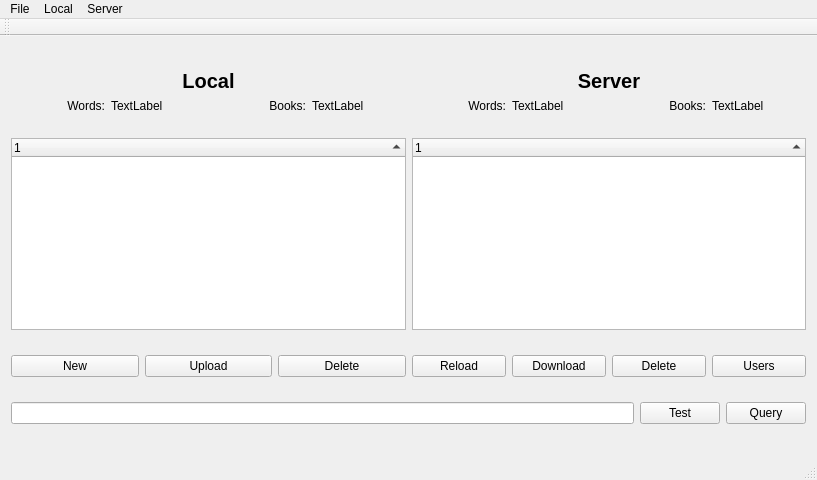
<?xml version="1.0" encoding="UTF-8"?>
<ui version="4.0">
 <class>MainWindow</class>
 <widget class="QMainWindow" name="MainWindow">
  <property name="geometry">
   <rect>
    <x>0</x>
    <y>0</y>
    <width>817</width>
    <height>480</height>
   </rect>
  </property>
  <property name="windowTitle">
   <string>MainWindow</string>
  </property>
  <widget class="QWidget" name="centralWidget">
   <layout class="QVBoxLayout" name="verticalLayout">
    <property name="spacing">
     <number>3</number>
    </property>
    <item>
     <layout class="QHBoxLayout" name="horizontalLayout_5">
      <item>
       <layout class="QGridLayout" name="gridLayout">
        <item row="0" column="0" colspan="4">
         <widget class="QLabel" name="label">
          <property name="sizePolicy">
           <sizepolicy hsizetype="Preferred" vsizetype="Fixed">
            <horstretch>0</horstretch>
            <verstretch>0</verstretch>
           </sizepolicy>
          </property>
          <property name="font">
           <font>
            <pointsize>15</pointsize>
            <weight>75</weight>
            <italic>false</italic>
            <bold>true</bold>
            <kerning>true</kerning>
           </font>
          </property>
          <property name="text">
           <string>Local</string>
          </property>
          <property name="alignment">
           <set>Qt::AlignCenter</set>
          </property>
         </widget>
        </item>
        <item row="1" column="1">
         <widget class="QLabel" name="labelLocalWords">
          <property name="sizePolicy">
           <sizepolicy hsizetype="Preferred" vsizetype="Fixed">
            <horstretch>0</horstretch>
            <verstretch>0</verstretch>
           </sizepolicy>
          </property>
          <property name="text">
           <string>TextLabel</string>
          </property>
         </widget>
        </item>
        <item row="1" column="3">
         <widget class="QLabel" name="labelLocalBooks">
          <property name="sizePolicy">
           <sizepolicy hsizetype="Preferred" vsizetype="Fixed">
            <horstretch>0</horstretch>
            <verstretch>0</verstretch>
           </sizepolicy>
          </property>
          <property name="text">
           <string>TextLabel</string>
          </property>
         </widget>
        </item>
        <item row="1" column="0">
         <widget class="QLabel" name="label_5">
          <property name="sizePolicy">
           <sizepolicy hsizetype="Preferred" vsizetype="Fixed">
            <horstretch>0</horstretch>
            <verstretch>0</verstretch>
           </sizepolicy>
          </property>
          <property name="text">
           <string>Words:</string>
          </property>
          <property name="alignment">
           <set>Qt::AlignRight|Qt::AlignTrailing|Qt::AlignVCenter</set>
          </property>
         </widget>
        </item>
        <item row="1" column="2">
         <widget class="QLabel" name="label_3">
          <property name="sizePolicy">
           <sizepolicy hsizetype="Preferred" vsizetype="Fixed">
            <horstretch>0</horstretch>
            <verstretch>0</verstretch>
           </sizepolicy>
          </property>
          <property name="text">
           <string>Books:</string>
          </property>
          <property name="alignment">
           <set>Qt::AlignRight|Qt::AlignTrailing|Qt::AlignVCenter</set>
          </property>
         </widget>
        </item>
       </layout>
      </item>
      <item>
       <layout class="QGridLayout" name="gridLayout_2">
        <item row="1" column="0">
         <widget class="QLabel" name="label_6">
          <property name="sizePolicy">
           <sizepolicy hsizetype="Preferred" vsizetype="Fixed">
            <horstretch>0</horstretch>
            <verstretch>0</verstretch>
           </sizepolicy>
          </property>
          <property name="text">
           <string>Words:</string>
          </property>
          <property name="alignment">
           <set>Qt::AlignRight|Qt::AlignTrailing|Qt::AlignVCenter</set>
          </property>
         </widget>
        </item>
        <item row="1" column="2">
         <widget class="QLabel" name="label_4">
          <property name="sizePolicy">
           <sizepolicy hsizetype="Preferred" vsizetype="Fixed">
            <horstretch>0</horstretch>
            <verstretch>0</verstretch>
           </sizepolicy>
          </property>
          <property name="text">
           <string>Books:</string>
          </property>
          <property name="alignment">
           <set>Qt::AlignRight|Qt::AlignTrailing|Qt::AlignVCenter</set>
          </property>
         </widget>
        </item>
        <item row="1" column="1">
         <widget class="QLabel" name="labelServerWords">
          <property name="sizePolicy">
           <sizepolicy hsizetype="Preferred" vsizetype="Fixed">
            <horstretch>0</horstretch>
            <verstretch>0</verstretch>
           </sizepolicy>
          </property>
          <property name="text">
           <string>TextLabel</string>
          </property>
         </widget>
        </item>
        <item row="0" column="0" colspan="4">
         <widget class="QLabel" name="label_2">
          <property name="sizePolicy">
           <sizepolicy hsizetype="Preferred" vsizetype="Fixed">
            <horstretch>0</horstretch>
            <verstretch>0</verstretch>
           </sizepolicy>
          </property>
          <property name="font">
           <font>
            <pointsize>15</pointsize>
            <weight>75</weight>
            <italic>false</italic>
            <bold>true</bold>
            <kerning>true</kerning>
           </font>
          </property>
          <property name="text">
           <string>Server</string>
          </property>
          <property name="alignment">
           <set>Qt::AlignCenter</set>
          </property>
         </widget>
        </item>
        <item row="1" column="3">
         <widget class="QLabel" name="labelServerBooks">
          <property name="sizePolicy">
           <sizepolicy hsizetype="Preferred" vsizetype="Fixed">
            <horstretch>0</horstretch>
            <verstretch>0</verstretch>
           </sizepolicy>
          </property>
          <property name="text">
           <string>TextLabel</string>
          </property>
         </widget>
        </item>
       </layout>
      </item>
     </layout>
    </item>
    <item>
     <layout class="QHBoxLayout" name="horizontalLayout_4">
      <item>
       <widget class="QTreeWidget" name="twLocalData">
        <property name="sizePolicy">
         <sizepolicy hsizetype="Expanding" vsizetype="Fixed">
          <horstretch>0</horstretch>
          <verstretch>0</verstretch>
         </sizepolicy>
        </property>
        <property name="indentation">
         <number>0</number>
        </property>
        <property name="sortingEnabled">
         <bool>true</bool>
        </property>
        <column>
         <property name="text">
          <string notr="true">1</string>
         </property>
        </column>
       </widget>
      </item>
      <item>
       <widget class="QTreeWidget" name="twServerData">
        <property name="sizePolicy">
         <sizepolicy hsizetype="Expanding" vsizetype="Fixed">
          <horstretch>0</horstretch>
          <verstretch>0</verstretch>
         </sizepolicy>
        </property>
        <property name="indentation">
         <number>0</number>
        </property>
        <property name="sortingEnabled">
         <bool>true</bool>
        </property>
        <column>
         <property name="text">
          <string notr="true">1</string>
         </property>
        </column>
       </widget>
      </item>
     </layout>
    </item>
    <item>
     <layout class="QHBoxLayout" name="horizontalLayout_7">
      <item>
       <layout class="QHBoxLayout" name="horizontalLayout_8">
        <item>
         <widget class="QPushButton" name="pushNewBook">
          <property name="text">
           <string>New</string>
          </property>
         </widget>
        </item>
        <item>
         <widget class="QPushButton" name="pbUploadBook">
          <property name="text">
           <string>Upload</string>
          </property>
         </widget>
        </item>
        <item>
         <widget class="QPushButton" name="pbDeleteBook">
          <property name="text">
           <string>Delete</string>
          </property>
         </widget>
        </item>
       </layout>
      </item>
      <item>
       <layout class="QHBoxLayout" name="horizontalLayout_9">
        <item>
         <widget class="QPushButton" name="pbReloadServerData">
          <property name="text">
           <string>Reload</string>
          </property>
         </widget>
        </item>
        <item>
         <widget class="QPushButton" name="pbDownloadServerBook">
          <property name="text">
           <string>Download</string>
          </property>
         </widget>
        </item>
        <item>
         <widget class="QPushButton" name="pbDeleteServerBook">
          <property name="text">
           <string>Delete</string>
          </property>
         </widget>
        </item>
        <item>
         <widget class="QPushButton" name="pbUsers">
          <property name="text">
           <string>Users</string>
          </property>
         </widget>
        </item>
       </layout>
      </item>
     </layout>
    </item>
    <item>
     <layout class="QHBoxLayout" name="horizontalLayout">
      <item>
       <widget class="QLineEdit" name="lineEdit"/>
      </item>
      <item>
       <widget class="QPushButton" name="pbTest">
        <property name="text">
         <string>Test</string>
        </property>
       </widget>
      </item>
      <item>
       <widget class="QPushButton" name="pushButton">
        <property name="text">
         <string>Query</string>
        </property>
       </widget>
      </item>
     </layout>
    </item>
    <item>
     <layout class="QHBoxLayout" name="horizontalLayout_2"/>
    </item>
   </layout>
  </widget>
  <widget class="QMenuBar" name="menuBar">
   <property name="geometry">
    <rect>
     <x>0</x>
     <y>0</y>
     <width>817</width>
     <height>22</height>
    </rect>
   </property>
   <widget class="QMenu" name="menuFile">
    <property name="title">
     <string>File</string>
    </property>
    <addaction name="actionOpen"/>
    <addaction name="actionPreferences"/>
   </widget>
   <widget class="QMenu" name="menuLocal">
    <property name="title">
     <string>Local</string>
    </property>
    <addaction name="actionNewBook"/>
    <addaction name="actionDeleteLocalBook"/>
    <addaction name="actionUpload_Book"/>
    <addaction name="actionUpload_Book_Missing_Media_Files"/>
    <addaction name="actionFetch_Missing_Media_Files"/>
   </widget>
   <widget class="QMenu" name="menuServer">
    <property name="title">
     <string>Server</string>
    </property>
    <addaction name="actionReload_data"/>
    <addaction name="actionDownload_Book"/>
    <addaction name="actionDeleteServerBook"/>
    <addaction name="actionLogin"/>
    <addaction name="actionLogout"/>
    <addaction name="actionUsers"/>
    <addaction name="actionRelease_App"/>
    <addaction name="actionRelease_Upgrader"/>
   </widget>
   <addaction name="menuFile"/>
   <addaction name="menuLocal"/>
   <addaction name="menuServer"/>
  </widget>
  <widget class="QToolBar" name="mainToolBar">
   <attribute name="toolBarArea">
    <enum>TopToolBarArea</enum>
   </attribute>
   <attribute name="toolBarBreak">
    <bool>false</bool>
   </attribute>
  </widget>
  <widget class="QStatusBar" name="statusBar"/>
  <action name="actionOpen">
   <property name="text">
    <string>Open Dictionary</string>
   </property>
  </action>
  <action name="actionNewBook">
   <property name="text">
    <string>New Book</string>
   </property>
  </action>
  <action name="actionPreferences">
   <property name="text">
    <string>Preferences...</string>
   </property>
   <property name="menuRole">
    <enum>QAction::PreferencesRole</enum>
   </property>
  </action>
  <action name="actionDeleteLocalBook">
   <property name="text">
    <string>Delete Book</string>
   </property>
  </action>
  <action name="actionDeleteServerBook">
   <property name="text">
    <string>Delete Book</string>
   </property>
  </action>
  <action name="actionReload_data">
   <property name="text">
    <string>Reload Data</string>
   </property>
  </action>
  <action name="actionUpload_Book">
   <property name="text">
    <string>Upload Book</string>
   </property>
  </action>
  <action name="actionDownload_Book">
   <property name="text">
    <string>Download Book</string>
   </property>
  </action>
  <action name="actionFetch_Missing_Media_Files">
   <property name="text">
    <string>Fetch Book Missing Media Files</string>
   </property>
  </action>
  <action name="actionUpload_Book_Missing_Media_Files">
   <property name="text">
    <string>Upload Book Missing Media Files</string>
   </property>
  </action>
  <action name="actionLogin">
   <property name="text">
    <string>Login</string>
   </property>
  </action>
  <action name="actionLogout">
   <property name="text">
    <string>Logout</string>
   </property>
  </action>
  <action name="actionUsers">
   <property name="text">
    <string>Users</string>
   </property>
  </action>
  <action name="actionRelease_App">
   <property name="text">
    <string>Release App</string>
   </property>
  </action>
  <action name="actionRelease_Upgrader">
   <property name="text">
    <string>Release Upgrader</string>
   </property>
  </action>
 </widget>
 <layoutdefault spacing="6" margin="11"/>
 <resources/>
 <connections/>
</ui>
